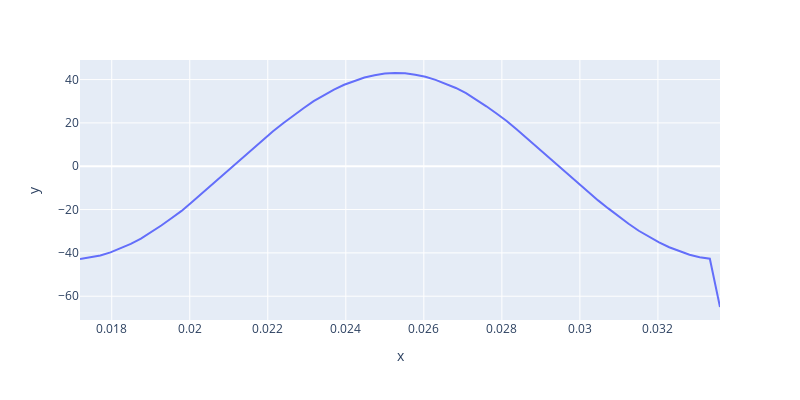
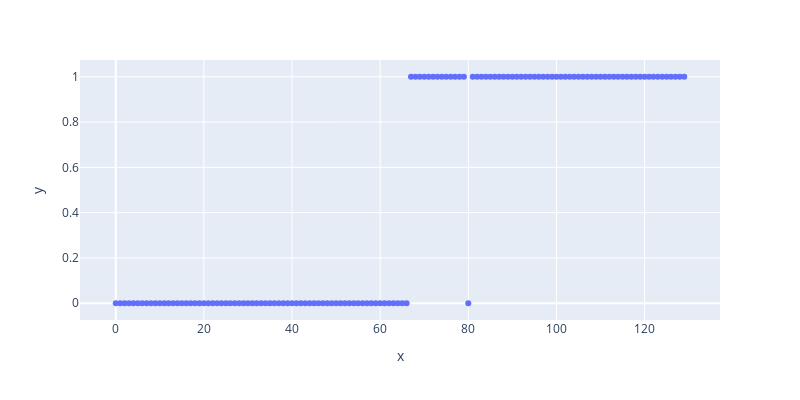

Write notebook code for charts like these, in order.
### Code cell
signal, t = dataset.__getitem__(326, data_plot=True)
print(t.shape)
print(signal.shape)
# plt.plot(t, signal)
fig = px.line(x=t, y=signal, width=800, height=400)
fig.show()
fig = px.scatter(x= sample_df.index,  y=sample_df['Pred label'], width=800, height=400)
fig.show()

### Figure 1 — Plotly figure (JSON) as saved in the notebook; plotly's stock layout.template omitted (floating-point values rounded to 4 significant figures)
{"data": [{"hovertemplate": "x=%{x}<br>y=%{y}<extra></extra>", "legendgroup": "", "line": {"color": "#636efa", "dash": "solid"}, "marker": {"symbol": "circle"}, "mode": "lines", "name": "", "orientation": "v", "showlegend": false, "type": "scatter", "x": [0.01719, 0.01745, 0.01771, 0.01797, 0.01823, 0.01849, 0.01875, 0.01901, 0.01927, 0.01953, 0.01979, 0.02005, 0.02031, 0.02057, 0.02083, 0.02109, 0.02135, 0.02161, 0.02187, 0.02213, 0.02239, 0.02265, 0.02292, 0.02318, 0.02344, 0.0237, 0.02396, 0.02422, 0.02448, 0.02474, 0.025, 0.02526, 0.02552, 0.02578, 0.02604, 0.0263, 0.02656, 0.02682, 0.02708, 0.02734, 0.0276, 0.02786, 0.02812, 0.02838, 0.02864, 0.0289, 0.02916, 0.02943, 0.02969, 0.02995, 0.03021, 0.03047, 0.03073, 0.03099, 0.03125, 0.03151, 0.03177, 0.03203, 0.03229, 0.03255, 0.03281, 0.03307, 0.03333, 0.03359], "xaxis": "x", "y": [-42.8, -42.14, -41.24, -39.74, -37.98, -35.86, -33.45, -30.48, -27.36, -23.99, -20.63, -16.67, -12.55, -8.354, -4.325, -0.2149, 3.817, 8.052, 12.13, 16.14, 19.88, 23.46, 26.79, 30.04, 32.84, 35.4, 37.59, 39.43, 40.98, 42.01, 42.75, 43.04, 42.92, 42.27, 41.28, 39.86, 38.17, 36.13, 33.71, 30.77, 27.67, 24.33, 20.91, 16.95, 12.86, 8.742, 4.686, 0.6197, -3.471, -7.712, -11.82, -15.77, -19.47, -23.09, -26.53, -29.79, -32.61, -35.14, -37.38, -39.3, -40.84, -41.98, -42.69, -64.98], "yaxis": "y"}], "layout": {"height": 400, "legend": {"tracegroupgap": 0}, "margin": {"t": 60}, "width": 800, "xaxis": {"anchor": "y", "domain": [0, 1], "title": {"text": "x"}}, "yaxis": {"anchor": "x", "domain": [0, 1], "title": {"text": "y"}}}}

### Figure 2 — Plotly figure (JSON) as saved in the notebook; plotly's stock layout.template omitted (floating-point values rounded to 4 significant figures; data arrays with more than 128 entries replaced by an {"elided": "..."} marker saying what was removed)
{"data": [{"hovertemplate": "x=%{x}<br>y=%{y}<extra></extra>", "legendgroup": "", "marker": {"color": "#636efa", "symbol": "circle"}, "mode": "markers", "name": "", "orientation": "v", "showlegend": false, "type": "scatter", "x": {"elided": "130 int values"}, "xaxis": "x", "y": {"elided": "130 int values"}, "yaxis": "y"}], "layout": {"height": 400, "legend": {"tracegroupgap": 0}, "margin": {"t": 60}, "width": 800, "xaxis": {"anchor": "y", "domain": [0, 1], "title": {"text": "x"}}, "yaxis": {"anchor": "x", "domain": [0, 1], "title": {"text": "y"}}}}
